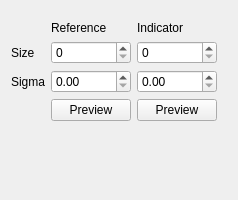
               <widget class="QWidget" name="gaussianFilterScansPage">
                <layout class="QGridLayout" name="gridLayout_17">
                 <item row="0" column="0">
                  <layout class="QGridLayout" name="gridLayout_15">
                   <property name="topMargin">
                    <number>10</number>
                   </property>
                   <property name="rightMargin">
                    <number>10</number>
                   </property>
                   <item row="0" column="1">
                    <widget class="QLabel" name="label_25">
                     <property name="text">
                      <string>Reference</string>
                     </property>
                    </widget>
                   </item>
                   <item row="0" column="2">
                    <widget class="QLabel" name="label_24">
                     <property name="text">
                      <string>Indicator</string>
                     </property>
                    </widget>
                   </item>
                   <item row="1" column="0">
                    <widget class="QLabel" name="label_27">
                     <property name="text">
                      <string>Size</string>
                     </property>
                    </widget>
                   </item>
                   <item row="1" column="1">
                    <widget class="QSpinBox" name="gaussianSizeScansRefSpinBox"/>
                   </item>
                   <item row="1" column="2">
                    <widget class="QSpinBox" name="gaussianSizeScansIndSpinBox"/>
                   </item>
                   <item row="2" column="0">
                    <widget class="QLabel" name="label_28">
                     <property name="text">
                      <string>Sigma</string>
                     </property>
                    </widget>
                   </item>
                   <item row="2" column="1">
                    <widget class="QDoubleSpinBox" name="gaussianSigmaScansRefDoubleSpinBox"/>
                   </item>
                   <item row="2" column="2">
                    <widget class="QDoubleSpinBox" name="gaussianSigmaScansIndDoubleSpinBox"/>
                   </item>
                   <item row="3" column="1">
                    <widget class="QPushButton" name="previewGaussianScansRefBtn">
                     <property name="text">
                      <string>Preview</string>
                     </property>
                    </widget>
                   </item>
                   <item row="3" column="2">
                    <widget class="QPushButton" name="previewGaussianScansIndBtn">
                     <property name="text">
                      <string>Preview</string>
                     </property>
                    </widget>
                   </item>
                  </layout>
                 </item>
                 <item row="1" column="0">
                  <spacer name="verticalSpacer_3">
                   <property name="orientation">
                    <enum>Qt::Vertical</enum>
                   </property>
                   <property name="sizeHint" stdset="0">
                    <size>
                     <width>20</width>
                     <height>68</height>
                    </size>
                   </property>
                  </spacer>
                 </item>
                </layout>
                <zorder>verticalSpacer_3</zorder>
               </widget>
